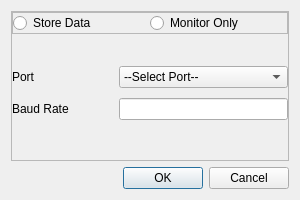
<?xml version="1.0" encoding="UTF-8"?>
<ui version="4.0">
 <class>Dialog</class>
 <widget class="QDialog" name="Dialog">
  <property name="geometry">
   <rect>
    <x>0</x>
    <y>0</y>
    <width>300</width>
    <height>200</height>
   </rect>
  </property>
  <property name="minimumSize">
   <size>
    <width>300</width>
    <height>200</height>
   </size>
  </property>
  <property name="maximumSize">
   <size>
    <width>300</width>
    <height>200</height>
   </size>
  </property>
  <property name="windowTitle">
   <string>Dialog</string>
  </property>
  <layout class="QVBoxLayout" name="verticalLayout">
   <item>
    <widget class="QFrame" name="contentContainer">
     <property name="frameShape">
      <enum>QFrame::StyledPanel</enum>
     </property>
     <property name="frameShadow">
      <enum>QFrame::Raised</enum>
     </property>
     <layout class="QVBoxLayout" name="verticalLayout_2">
      <property name="spacing">
       <number>0</number>
      </property>
      <property name="leftMargin">
       <number>0</number>
      </property>
      <property name="topMargin">
       <number>0</number>
      </property>
      <property name="rightMargin">
       <number>0</number>
      </property>
      <property name="bottomMargin">
       <number>40</number>
      </property>
      <item alignment="Qt::AlignTop">
       <widget class="QFrame" name="rBtnContainer">
        <property name="frameShape">
         <enum>QFrame::StyledPanel</enum>
        </property>
        <property name="frameShadow">
         <enum>QFrame::Raised</enum>
        </property>
        <layout class="QHBoxLayout" name="horizontalLayout">
         <property name="spacing">
          <number>0</number>
         </property>
         <property name="leftMargin">
          <number>0</number>
         </property>
         <property name="topMargin">
          <number>0</number>
         </property>
         <property name="rightMargin">
          <number>0</number>
         </property>
         <property name="bottomMargin">
          <number>0</number>
         </property>
         <item>
          <widget class="QRadioButton" name="storeDataRBtn">
           <property name="text">
            <string>Store Data</string>
           </property>
          </widget>
         </item>
         <item>
          <widget class="QRadioButton" name="monitorOnlyRBtn">
           <property name="text">
            <string>Monitor Only</string>
           </property>
          </widget>
         </item>
        </layout>
       </widget>
      </item>
      <item>
       <layout class="QFormLayout" name="dc_container">
        <property name="horizontalSpacing">
         <number>50</number>
        </property>
        <property name="verticalSpacing">
         <number>10</number>
        </property>
        <property name="topMargin">
         <number>0</number>
        </property>
        <property name="bottomMargin">
         <number>0</number>
        </property>
        <item row="0" column="0">
         <widget class="QLabel" name="portLabel">
          <property name="text">
           <string>Port</string>
          </property>
         </widget>
        </item>
        <item row="0" column="1">
         <widget class="QComboBox" name="portBox">
          <item>
           <property name="text">
            <string>--Select Port--</string>
           </property>
          </item>
         </widget>
        </item>
        <item row="1" column="0">
         <widget class="QLabel" name="baudRateLabel">
          <property name="text">
           <string>Baud Rate</string>
          </property>
         </widget>
        </item>
        <item row="1" column="1">
         <widget class="QLineEdit" name="baudRateInput"/>
        </item>
       </layout>
      </item>
     </layout>
    </widget>
   </item>
   <item>
    <widget class="QDialogButtonBox" name="buttonBox">
     <property name="orientation">
      <enum>Qt::Horizontal</enum>
     </property>
     <property name="standardButtons">
      <set>QDialogButtonBox::Cancel|QDialogButtonBox::Ok</set>
     </property>
    </widget>
   </item>
  </layout>
 </widget>
 <resources/>
 <connections>
  <connection>
   <sender>buttonBox</sender>
   <signal>accepted()</signal>
   <receiver>Dialog</receiver>
   <slot>accept()</slot>
   <hints>
    <hint type="sourcelabel">
     <x>248</x>
     <y>254</y>
    </hint>
    <hint type="destinationlabel">
     <x>157</x>
     <y>274</y>
    </hint>
   </hints>
  </connection>
  <connection>
   <sender>buttonBox</sender>
   <signal>rejected()</signal>
   <receiver>Dialog</receiver>
   <slot>reject()</slot>
   <hints>
    <hint type="sourcelabel">
     <x>316</x>
     <y>260</y>
    </hint>
    <hint type="destinationlabel">
     <x>286</x>
     <y>274</y>
    </hint>
   </hints>
  </connection>
 </connections>
</ui>
